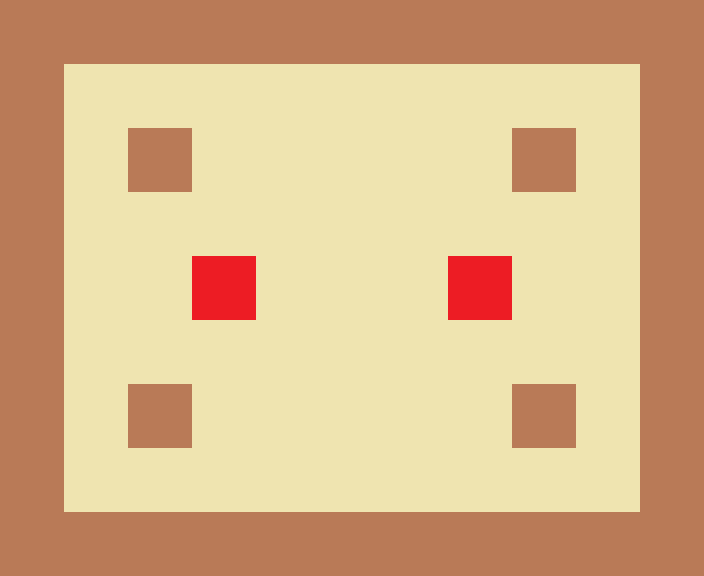

This is a level from a 2D game, rendered from its Tiled map with the project's own tilesets. A one-line summary and the complete map file follow:
An orthogonal 11x9 tile map with 64x64 px tiles, 2 tile layers (tiles, enemies).

<map version="1.0" orientation="orthogonal" width="11" height="9" tilewidth="64" tileheight="64">
 <tileset firstgid="1" name="tiled" tilewidth="64" tileheight="64">
  <image source="../tiled.png" width="256" height="128" />
 </tileset>
 <layer name="tiles" width="11" height="9">
  <data>
   <tile gid="1" />
   <tile gid="1" />
   <tile gid="1" />
   <tile gid="1" />
   <tile gid="1" />
   <tile gid="1" />
   <tile gid="1" />
   <tile gid="1" />
   <tile gid="1" />
   <tile gid="1" />
   <tile gid="1" />
   <tile gid="1" />
   <tile gid="2" />
   <tile gid="2" />
   <tile gid="2" />
   <tile gid="2" />
   <tile gid="2" />
   <tile gid="2" />
   <tile gid="2" />
   <tile gid="2" />
   <tile gid="2" />
   <tile gid="1" />
   <tile gid="1" />
   <tile gid="2" />
   <tile gid="1" />
   <tile gid="2" />
   <tile gid="2" />
   <tile gid="2" />
   <tile gid="2" />
   <tile gid="2" />
   <tile gid="1" />
   <tile gid="2" />
   <tile gid="1" />
   <tile gid="1" />
   <tile gid="2" />
   <tile gid="2" />
   <tile gid="2" />
   <tile gid="2" />
   <tile gid="2" />
   <tile gid="2" />
   <tile gid="2" />
   <tile gid="2" />
   <tile gid="2" />
   <tile gid="1" />
   <tile gid="1" />
   <tile gid="2" />
   <tile gid="2" />
   <tile gid="2" />
   <tile gid="2" />
   <tile gid="2" />
   <tile gid="2" />
   <tile gid="2" />
   <tile gid="2" />
   <tile gid="2" />
   <tile gid="1" />
   <tile gid="1" />
   <tile gid="2" />
   <tile gid="2" />
   <tile gid="2" />
   <tile gid="2" />
   <tile gid="2" />
   <tile gid="2" />
   <tile gid="2" />
   <tile gid="2" />
   <tile gid="2" />
   <tile gid="1" />
   <tile gid="1" />
   <tile gid="2" />
   <tile gid="1" />
   <tile gid="2" />
   <tile gid="2" />
   <tile gid="2" />
   <tile gid="2" />
   <tile gid="2" />
   <tile gid="1" />
   <tile gid="2" />
   <tile gid="1" />
   <tile gid="1" />
   <tile gid="2" />
   <tile gid="2" />
   <tile gid="2" />
   <tile gid="2" />
   <tile gid="2" />
   <tile gid="2" />
   <tile gid="2" />
   <tile gid="2" />
   <tile gid="2" />
   <tile gid="1" />
   <tile gid="1" />
   <tile gid="1" />
   <tile gid="1" />
   <tile gid="1" />
   <tile gid="1" />
   <tile gid="1" />
   <tile gid="1" />
   <tile gid="1" />
   <tile gid="1" />
   <tile gid="1" />
   <tile gid="1" />
  </data>
 </layer>
 <layer name="enemies" width="11" height="9">
  <data>
   <tile gid="0" />
   <tile gid="0" />
   <tile gid="0" />
   <tile gid="0" />
   <tile gid="0" />
   <tile gid="0" />
   <tile gid="0" />
   <tile gid="0" />
   <tile gid="0" />
   <tile gid="0" />
   <tile gid="0" />
   <tile gid="0" />
   <tile gid="0" />
   <tile gid="0" />
   <tile gid="0" />
   <tile gid="0" />
   <tile gid="0" />
   <tile gid="0" />
   <tile gid="0" />
   <tile gid="0" />
   <tile gid="0" />
   <tile gid="0" />
   <tile gid="0" />
   <tile gid="0" />
   <tile gid="0" />
   <tile gid="0" />
   <tile gid="0" />
   <tile gid="0" />
   <tile gid="0" />
   <tile gid="0" />
   <tile gid="0" />
   <tile gid="0" />
   <tile gid="0" />
   <tile gid="0" />
   <tile gid="0" />
   <tile gid="0" />
   <tile gid="0" />
   <tile gid="0" />
   <tile gid="0" />
   <tile gid="0" />
   <tile gid="0" />
   <tile gid="0" />
   <tile gid="0" />
   <tile gid="0" />
   <tile gid="0" />
   <tile gid="0" />
   <tile gid="0" />
   <tile gid="3" />
   <tile gid="0" />
   <tile gid="0" />
   <tile gid="0" />
   <tile gid="3" />
   <tile gid="0" />
   <tile gid="0" />
   <tile gid="0" />
   <tile gid="0" />
   <tile gid="0" />
   <tile gid="0" />
   <tile gid="0" />
   <tile gid="0" />
   <tile gid="0" />
   <tile gid="0" />
   <tile gid="0" />
   <tile gid="0" />
   <tile gid="0" />
   <tile gid="0" />
   <tile gid="0" />
   <tile gid="0" />
   <tile gid="0" />
   <tile gid="0" />
   <tile gid="0" />
   <tile gid="0" />
   <tile gid="0" />
   <tile gid="0" />
   <tile gid="0" />
   <tile gid="0" />
   <tile gid="0" />
   <tile gid="0" />
   <tile gid="0" />
   <tile gid="0" />
   <tile gid="0" />
   <tile gid="0" />
   <tile gid="0" />
   <tile gid="0" />
   <tile gid="0" />
   <tile gid="0" />
   <tile gid="0" />
   <tile gid="0" />
   <tile gid="0" />
   <tile gid="0" />
   <tile gid="0" />
   <tile gid="0" />
   <tile gid="0" />
   <tile gid="0" />
   <tile gid="0" />
   <tile gid="0" />
   <tile gid="0" />
   <tile gid="0" />
   <tile gid="0" />
  </data>
 </layer>
</map>
